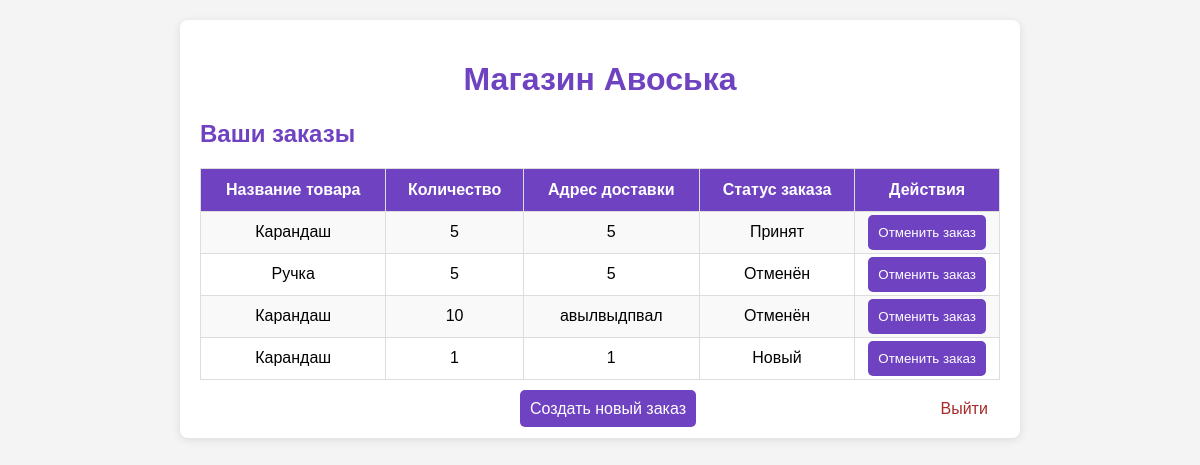
Page /list/orders.php (signed in) on the committed database.
### tables this page shows
CREATE TABLE `orders` (
  `id` int NOT NULL,
  `user_id` int NOT NULL,
  `product_id` int NOT NULL,
  `quantity` int NOT NULL,
  `status` enum('Новый','Принят','Отменён') DEFAULT 'Новый',
  `delivery_address` varchar(255) NOT NULL,
  `created_at` timestamp NULL DEFAULT CURRENT_TIMESTAMP
);

CREATE TABLE `products` (
  `id` int NOT NULL,
  `name` varchar(100) NOT NULL,
  `price` decimal(10,2) NOT NULL,
  `description` text
);

### list/orders.php (the view, shortened to what this page needs)
<?php
$mysqli = new mysqli("localhost", "root", "", "avoskadb");
$user_id = $_SESSION['user_id'];
$orders = $mysqli->query("SELECT o.id, p.name, o.quantity, o.delivery_address, o.status FROM orders o JOIN products p ON o.product_id = p.id WHERE o.user_id = $user_id");
$order_count = $orders->num_rows;
?>
<!DOCTYPE html>
<html lang="en">
<head>
    <link rel="stylesheet" href="../css/style-orders.css">
</head>
<body>
<div class="container">
    <h1 align="middle">Магазин Авоська</h1>
    <h2>Ваши заказы</h2>
    <table>
        <tr>
            <th>Название товара</th>
            <th>Количество</th>
            <th>Адрес доставки</th>
            <th>Статус заказа</th>
            <th>Действия</th>
        </tr>
        <?php if ($order_count > 0): ?>
            <?php while($order = $orders->fetch_assoc()): ?>
            <tr>
                <td><?php echo htmlspecialchars($order['name']); ?></td>
                <td><?php echo htmlspecialchars($order['quantity']); ?></td>
                <td><?php echo htmlspecialchars($order['delivery_address']); ?></td>
                <td><?php echo htmlspecialchars($order['status']); ?></td>
                <td>
                    <form method="post" style="display:inline;">
                        <button type="submit" class="delete-button" onclick="return confirm('Вы уверены, что хотите отменить этот заказ?');">Отменить заказ</button>
                    </form>
                </td>
            </tr>
            <?php endwhile; ?>
        <?php else: ?>
            <tr>
                <td colspan="5" class="no-orders">У вас нет активных заказов</td>
            </tr>
        <?php endif; ?>
    </table>
    <div>
        <a href="new-orders.php" class="button right">Создать новый заказ</a>
        <a href="logout.php" class="exit">Выйти</a>
    </div>
</div>
</body>
</html>

### css/style-orders.css (style rules this page uses)
body { font-family: 'Arial', sans-serif; margin: 0; padding: 20px; background-color: #f4f4f4; }
.container { max-width: 800px; margin: 0 auto; padding: 20px; background-color: #fff; border-radius: 8px; box-shadow: 0 2px 10px rgba(0, 0, 0, 0.1); }
h1, h2 { color: #6f42c1; }
table { width: 100%; border-collapse: collapse; margin: 20px 0; }
th { border: 1px solid #ddd; padding: 12px; }
td { border: 1px solid #ddd; padding: 3px; text-align: center; }
th { background-color: #6f42c1; color: white; text-align: center; }
tr:nth-child(even) { background-color: #f9f9f9; }
button { background-color: #6f42c1; color: white; text-decoration: none; border: none; cursor: pointer; transition: background-color 0.3s; padding: 10px; border-radius: 5px; }
.button { background-color: #6f42c1; color: white; text-decoration: none; border: none; cursor: pointer; transition: background-color 0.3s; padding: 10px; border-radius: 5px; }
.delete-button { text-align: center; }
.exit { text-decoration: none; color: brown; text-align: right; margin-left: 15rem; }
.right { margin-left: 20rem; }

### rows in the picture
orders: product.name "Карандаш", quantity "5", delivery_address "5", status "Принят"
orders: product.name "Ручка", quantity "5", delivery_address "5", status "Отменён"
orders: product.name "Карандаш", quantity "10", delivery_address "авылвыдпвал", status "Отменён"
orders: product.name "Карандаш", quantity "1", delivery_address "1", status "Новый"
